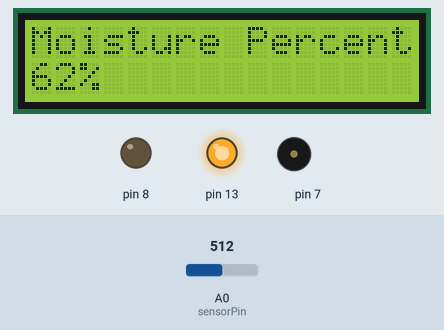
Recording of a sketch running on a simulated Arduino Uno, built with avr-gcc and run on an emulated ATmega328P. Shown: 16×2 character LCD, output pins drawn as LEDs (lit = HIGH), buzzer (waves = sounding). The inputs (shaded band) are chosen by the test bench; at power-on: A0 (sensorPin) = 512. What the sketch prints to the serial monitor is not drawn.

Above: at 1.2 s.
1.3 s: A0 (sensorPin) set to 758
At 5.2 s:
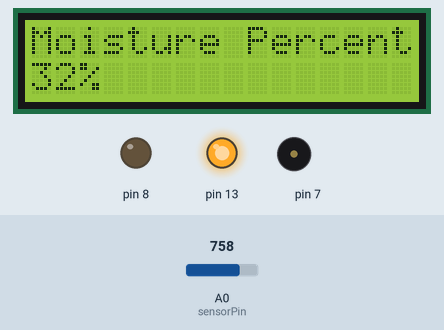
9.5 s: A0 (sensorPin) set to 785
At 12.8 s:
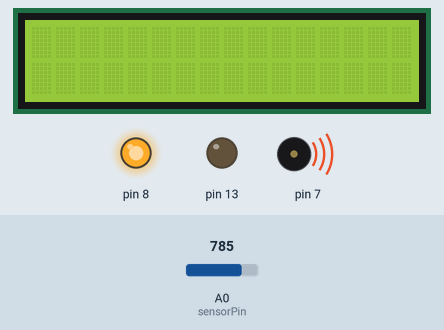
16.6 s: A0 (sensorPin) set to 716
At 21.1 s:
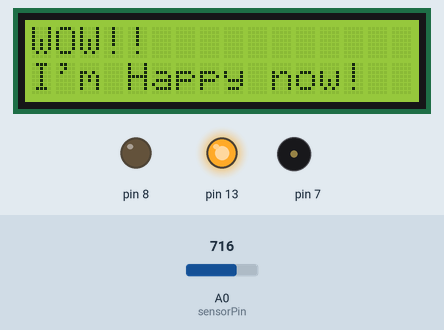
21.6 s: A0 (sensorPin) set to 900
At 24.9 s:
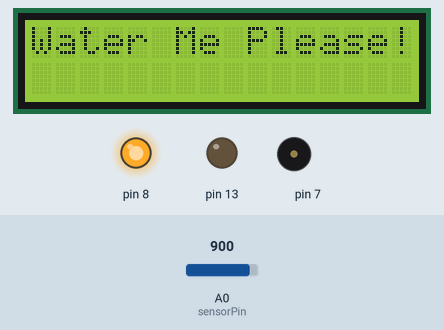
Timing chart, 0 to 27.6 s (numbered marks = the images above; inputs shaded):
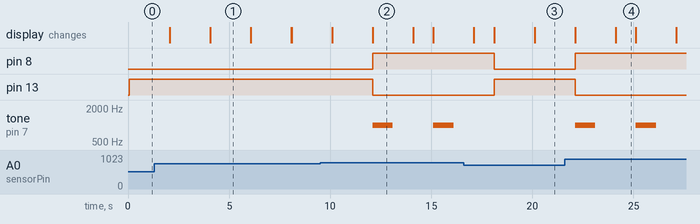

Measured:
- the behaviour switches between 776 and 777 on A0 (sensorPin) (found by bisection; images 1 and 2)
- after the input at 9.5 s, pin 8: LOW → HIGH after 2.6 s; pin 13: HIGH → LOW after 2.6 s; tone on pin 7: alternates 1000 Hz for 1.0 s and silent for 2.0 s, starting after 2.6 s
- after the input at 16.6 s, pin 8: HIGH → LOW after 1.5 s; pin 13: LOW → HIGH after 1.5 s; tone on pin 7: stays silent (without the input it goes to 1000 Hz after 1.5 s); the display: first differs from a run without the input after 1.5 s (image 3 shows a later state)
- after the input at 21.6 s, pin 8: LOW → HIGH after 0.52 s; pin 13: HIGH → LOW after 0.52 s; tone on pin 7: alternates 1000 Hz for 1.0 s and silent for 2.0 s, starting after 0.52 s
- what the display in image 1 shows lasts 2.0 s, from 4.1 s to 6.1 s
- what the display in image 4 shows lasts 1.0 s, from 24.1 s to 25.1 s

The sketch:

MoistureSensor.ino
```cpp
#include <LiquidCrystal.h>
LiquidCrystal lcd(12, 11, 5, 4, 3, 2);

int sensorPin = A0;
int sensorValue = 0;
int percentValue = 0;

void setup() {
  Serial.begin(9600);
  lcd.begin(16, 2);
  pinMode(13,OUTPUT);
  pinMode(8,OUTPUT);
  pinMode(7,OUTPUT);
}

void loop() {

  sensorValue = analogRead(sensorPin);
  Serial.print("\n\nAnalog Value: ");
  Serial.print(sensorValue);

  percentValue = map(sensorValue, 1023, 200, 0, 100);
  Serial.print("\nPercentValue: ");
  Serial.print(percentValue);
  Serial.print("%");
  if(percentValue >= 30)
  {
    digitalWrite(13,HIGH);
     digitalWrite(8,LOW);
    lcd.setCursor(0, 0);
    lcd.print("Moisture Percent: ");
    lcd.setCursor(0, 1);
    lcd.print(percentValue);
    lcd.print("%");
    delay(2000);
    lcd.clear();
    lcd.print("WOW!!");
    lcd.setCursor(0, 1);
    lcd.print("I'm Happy now!");
    delay(2000);
    lcd.clear();

  }
  else
  {
    digitalWrite(8,HIGH);
     digitalWrite(13,LOW);
     tone(7,1000);
     delay(1000);
     noTone(7);
     delay(1000);

    lcd.setCursor(0, 0);
    lcd.print("Water Me Please!");
    delay(1000);
    lcd.clear();
  }


}
```
